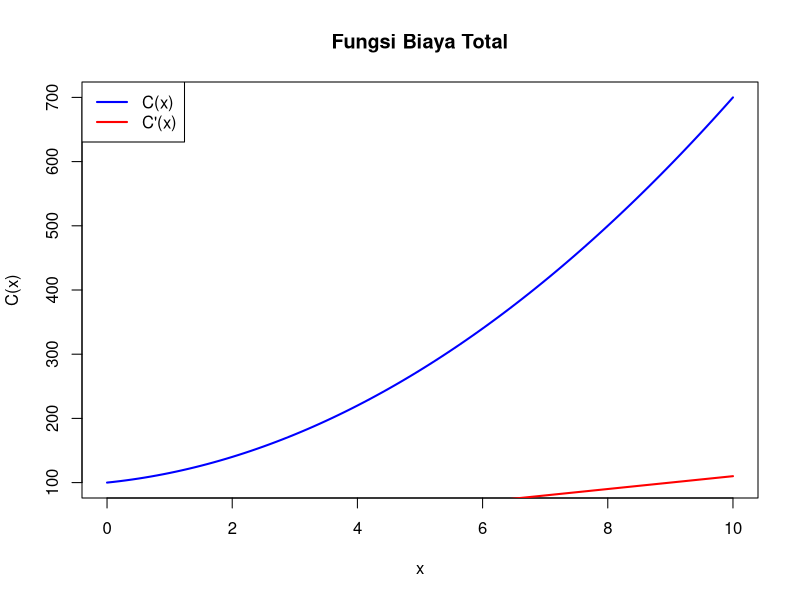

R code for this plot:
## ---- chunk 1
# Instalasi jika belum terpasang (hapus komentar saat dijalankan)
# install.packages("Deriv")
library(Deriv)

# Definisikan fungsi biaya total
C <- function(x) 5*x^2 + 10*x + 100

# Hitung turunan pertama
C_prime <- Deriv(C, "x")
C_prime

# Evaluasi biaya marginal saat x = 4
C_prime(4)
## ---- chunk 2
curve(C(x), from = 0, to = 10, col = "blue", lwd = 2, ylab = "C(x)", main = "Fungsi Biaya Total")
curve(C_prime(x), from = 0, to = 10, col = "red", lwd = 2, add = TRUE)
legend("topleft", legend = c("C(x)", "C'(x)"), col = c("blue", "red"), lwd = 2)
